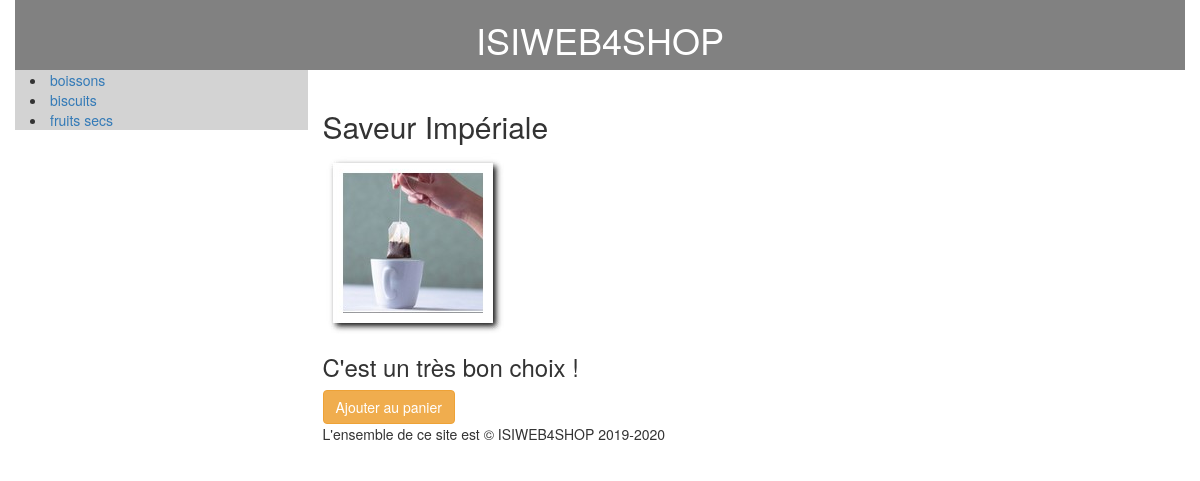
The app's page /?action=read&id=1 with its own data.
### tables this page shows
CREATE TABLE `categories` (
  `id` tinyint(4) NOT NULL,
  `name` varchar(100) NOT NULL
);

CREATE TABLE `products` (
  `id` int(11) NOT NULL,
  `cat_id` tinyint(4) NOT NULL,
  `name` varchar(150) NOT NULL,
  `description` text NOT NULL,
  `image` varchar(30) NOT NULL,
  `price` decimal(5,2) NOT NULL,
  `quantity` int(3) NOT NULL
);

### view/fonctions.php (called while the page is built)
<?php
function getHeader(){
    include("header.inc.php");
}
function getFooter(){
    include("footer.inc.php");
}
function getAside(){
    include("aside1.inc.php");
}
?>

### controller/controllerProduct.php (called while the page is built, shortened)
<?php
class controllerProduct
{
    public static function read(){
        $id_product = $_GET['id'];
        $product = new Product();
        $tab_product = $product->getProduit($id_product);
        if (empty ($tab_product)){
            $path2 = File::build_path(array('view','error.php'));
        }
        else{
            $path2 = File::build_path(array('view','view.php'));
        }
        require_once ($path2);
    }
}
?>

### controller/routeur.php (called while the page is built, shortened)
<?php
if (!isset($_GET['action'])){
    $action='readCategories';
}else{
    $action =$_GET['action'];
}
controllerProduct::$action();
?>

### index.php (called while the page is built, shortened)
<?php
$path= File::build_path(array('controller','routeur.php'));
require_once ($path);

### model/Categorie.php (called while the page is built, shortened)
<?php
class Categorie
{
    private $id;
    private $name;
    public static function getAllCategories() {
        try {
            $sql = "SELECT * FROM categories ";
            $rep =Model::$pdo->prepare($sql);
            $rep->execute();
            $rep->setFetchMode(PDO::FETCH_CLASS, 'Categorie');
            $tabcategories = $rep->fetchAll();
            return $tabcategories;
        }
        catch(PDOException $e){
            if (Conf::getDebug()) {
                echo $e->getMessage();
            } else {
                echo 'Une erreur est survenue <a href=""> retour a la page d\'accueil </a>';
            }
            die();
        }
    }
    public function getId(){
        return $this->id;
    }
    public function getName(){
        return $this->name;
    }
}

### model/Product.php (called while the page is built, shortened)
<?php
class Product
{
    private $id;
    private $name;
    private $image;
    private $quantity;
    public static function getProduit($id_Produit){
        try {
            $sql = "SELECT * FROM products WHERE id= ? ";
            $rep = Model::$pdo->prepare($sql);
            $rep->execute(array($id_Produit));
            $rep->setFetchMode(PDO::FETCH_CLASS,'Product');
            $tabProduit = $rep->fetchAll();
            return $tabProduit;
        }
        catch(PDOException $e){
            if (Conf::getDebug()) {
                echo $e->getMessage();
            } else {
                echo 'Une erreur est survenue <a href=""> retour a la page d\'accueil </a>';
            }
            die();
        }
    }
    public function getId(){
        return $this->id;
    }
    public function getName(){
        return $this->name;
    }
    public function getImage(){
        return $this->image;
    }
    public function getQuantity(){
        return $this->quantity;
    }
}

### view/aside1.inc.php (the view)
<?php
$lesCategories = Categorie::getAllCategories();
echo "<aside class='col-lg-3'>";
foreach ($lesCategories as $ligne) {
    $id = $ligne->getId();
    $nom = $ligne->getName();
    echo "<li> <a href='?categ=".$id."&action=readProductsCat'>$nom </a> </li>";
}
echo"</aside>";

### view/choixPanier.php (shortened to what this page needs)
<?php
foreach ($tab_product as $ligne) {
    $nom = $ligne->getName();
    echo "<h2 class ='nom_produit'> $nom </h2>";
    $image = $ligne->getImage();
    $id = $ligne->getId();
    $quantity = $ligne->getQuantity();
}
    echo "<img class ='image_produit' src='view/images/$image'>";
if ($quantity ==0){
    echo "<h3 class='ProdRupture'>  Produit en rupture de stock </h3>";
}
else if ($quantity >3){
    echo "<h3> C'est un très bon choix ! </h3>";}
else{
    echo "<h3 class='ProdLimite'> Les quantités de ce produits sont limitées... </h3>";
}
echo "<a href='?action=addToCart&id=".$id."&q=1' class='btn btn-warning'> Ajouter au panier</a>"
?>

### view/CSS/style.css (style rules this page uses)
aside { background-color: lightgrey; }

### records on screen
categories: name "boissons"
categories: name "biscuits"
categories: name "fruits secs"
products: name "Saveur Impériale", image (picture)
